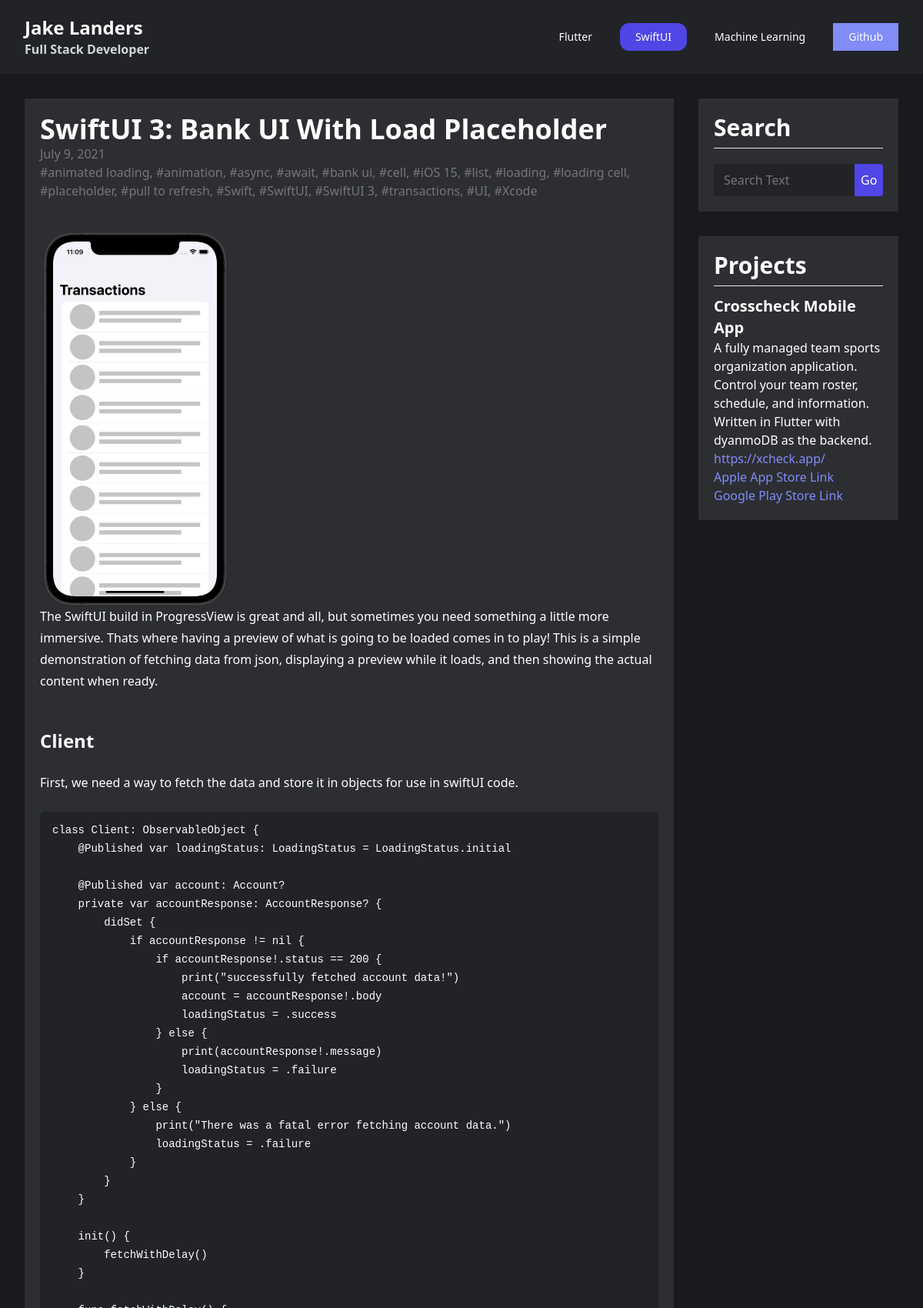
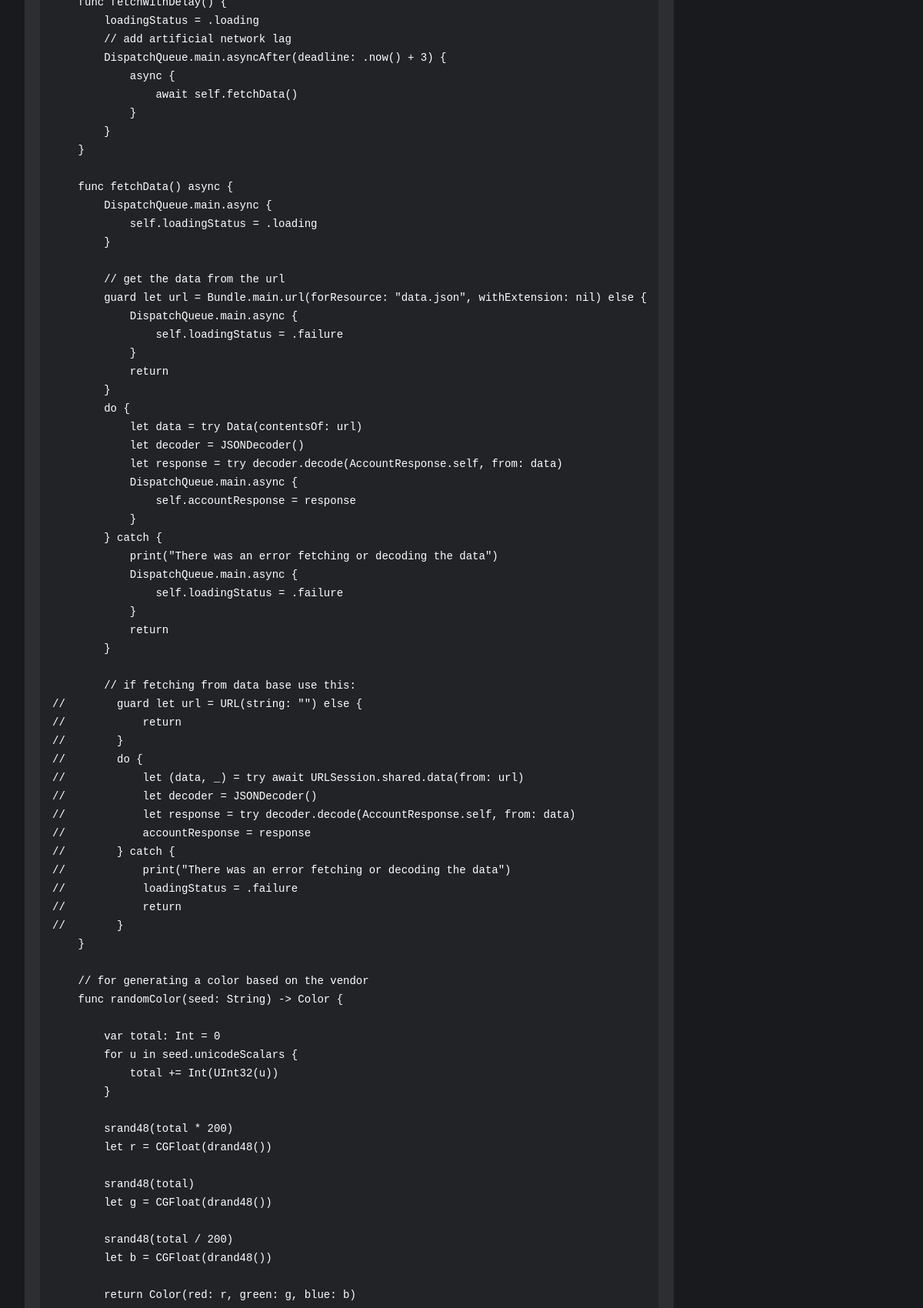
The page /swiftui/6/ (upper part) on the database its author committed (2 pictures, top to bottom).
### blog/models.py (models this page shows, shortened)
class Article(models.Model):
    title = models.CharField(max_length=200)
    category = models.ForeignKey(Category, on_delete=models.CASCADE)
    date = models.DateField("date posted")
    description = models.TextField(default="")
    body = models.TextField()
    tags = models.CharField(max_length=200, default="")
    def get_tags(self):
        if self.tags == "":
            return ""
        else:
            list_tags = self.tags.split(",")
            tag_str = ""
            for i in list_tags:
                if i == list_tags[-1]:
                    tag_str = tag_str + "#{}".format(i)
                else:
                    tag_str = tag_str + "#{}, ".format(i)
            return tag_str

class Image(models.Model):
    image = models.FileField(upload_to="assets/", default="", blank=True)
    name = models.CharField(max_length=100, default="")
    article = models.ForeignKey(Article, on_delete=models.CASCADE)

### blog/views.py (the view, shortened to what this page needs)
# urls.py: path("<str:category>/<int:id>/", views.article_detail, name="article_detail",),
def article_detail(request, category, id):
    article = Article.objects.get(id=id)
    article.body = md.markdown(
        article.body,
        extensions=[
            "markdown.extensions.fenced_code",
            "markdown.extensions.extra",
            "markdown.extensions.toc",
        ],
    )
    replies = Reply.objects.filter(article__id=id)
    images = Image.objects.filter(article__id=id)
    videos = Video.objects.filter(article__id=id)
    return render(
        request,
        "blog/articles/article.html",
        {"article": article, "replies": replies, "images": images, "videos": videos},
    )

### templates/blog/articles/article.html (shortened to what this page needs)
{% extends "base.html" %}
{% load static %}
{% block content %}
<head>
</head>
<div>
    <div class="p-5 bg-cgray-600 space-y-4">
        <div class="">
            <h1 class="text-4xl font-extrabold">
                {{ article.title }}
            </h1>
            <h2 class="text-md text-cgray-400">
                {{ article.date }}
            </h2>
            <p class="pb-2 text-cgray-400">
                {{ article.get_tags }}
            </p>
        </div>
        <div class="grid grid-cols-2 lg:grid-cols-3 md:gap-8">
            {% for image in images %}
            <div class="rounded-md">
                <img src="{{ image.image.url }}" alt="">
            </div>
            {% endfor %}
        </div>
        <article class="prose sm:max-w-none md:max-w-5xl content-center">
            {{ article.body | safe }}
        </article>
    </div>
</div>
</div>
{% endblock content %}

### blog/static/css/styles.css (style rules this page uses)
html { -moz-tab-size:4;-o-tab-size:4;tab-size:4;line-height:1.15;-webkit-text-size-adjust:100% }
body { margin:0;font-family:system-ui,-apple-system,Segoe UI,Roboto,Helvetica,Arial,sans-serif,Apple Color Emoji,Segoe UI Emoji }
code,kbd,pre,samp { font-family:ui-monospace,SFMono-Regular,Consolas,Liberation Mono,Menlo,monospace;font-size:1em }
blockquote,dd,dl,figure,h1,h2,h3,h4,h5,h6,hr,p,pre { margin:0 }
html { font-family:ui-sans-serif,system-ui,-apple-system,BlinkMacSystemFont,Segoe UI,Roboto,Helvetica Neue,Arial,Noto Sans,sans-serif,Apple Color Emoji,Segoe UI Emoji,Segoe UI Symbol,Noto Color Emoji;line-height:1.5 }
body { font-family:inherit;line-height:inherit }
*,:after,:before { box-sizing:border-box;border:0 solid }
img { border-style:solid }
h1,h2,h3,h4,h5,h6 { font-size:inherit;font-weight:inherit }
code,kbd,pre,samp { font-family:ui-monospace,SFMono-Regular,Menlo,Monaco,Consolas,Liberation Mono,Courier New,monospace }
audio,canvas,embed,iframe,img,object,svg,video { display:block;vertical-align:middle }
img,video { max-width:100%;height:auto }
*,:after,:before { --tw-border-opacity:1;border-color:rgba(229,231,235,var(--tw-border-opacity)) }
.prose { color:#fff;max-width:65ch }
.prose h2 { color:#fff;font-weight:700;font-size:1.5em;margin-top:2em;margin-bottom:1em;line-height:1.3333333 }
.prose code { color:#111827;font-weight:600;font-size:.875em }
.prose code:after,.prose code:before { content:"`" }
.prose pre { color:#fff;background-color:#212327;overflow-x:auto;font-size:.875em;line-height:1.7142857;margin-top:1.7142857em;margin-bottom:1.7142857em;border-radius:.375rem;padding:.8571429em 1.1428571em }
.prose pre code { background-color:initial;border-width:0;border-radius:0;padding:0;font-weight:400;color:inherit;font-size:inherit;font-family:inherit;line-height:inherit }
.prose pre code:after,.prose pre code:before { content:none }
.prose { font-size:1rem;line-height:1.75 }
.prose p { margin-top:1.25em;margin-bottom:1.25em }
.prose h2+*,.prose h3+*,.prose h4+*,.prose hr+* { margin-top:0 }
.prose>:first-child { margin-top:0 }
.grid { display:grid }
.content-center { align-content:center }
.bg-cgray-800 { --tw-bg-opacity:1;background-color:rgba(25,26,30,var(--tw-bg-opacity)) }
.bg-cgray-600 { --tw-bg-opacity:1;background-color:rgba(44,46,50,var(--tw-bg-opacity)) }
.p-5 { padding:1.25rem }
.pb-2 { padding-bottom:.5rem }
.text-4xl { font-size:2.25rem;line-height:2.5rem }
.font-extrabold { font-weight:800 }
.text-white { --tw-text-opacity:1;color:rgba(255,255,255,var(--tw-text-opacity)) }
.text-cgray-400 { --tw-text-opacity:1;color:rgba(118,118,120,var(--tw-text-opacity)) }
@media (min-width:640px) { .sm\:max-w-none { max-width:none } }
@media (min-width:768px) { .md\:max-w-5xl { max-width:64rem } }
@media (min-width:768px) { .md\:gap-8 { gap:2rem } }
@media (min-width:1024px) { .lg\:grid-cols-3 { grid-template-columns:repeat(3,minmax(0,1fr)) } }

### rows shown on the page
Article: title "SwiftUI 3: Bank UI With Load Placeholder", date "July 9, 2021", get_tags "#animated loading, #animation, #async, #await, #bank ui, #cell, #iOS 15, #list, #loading, #loading cell, #placeholder, #pull to refresh, #Swift, #SwiftUI, #SwiftUI 3, #transactions, #UI, #Xcode", body "The SwiftUI build in ProgressView is great and all, but sometimes you need something a little more immersive. Thats where having a preview of what is going to be loaded comes in to play! This is a simple demonstration of fetching data from json, displaying a preview while it loads, and then showing the actual content when ready. Client First, we need a way to fetch the data and store it in objects for use in swiftUI code."
Image: image (picture)
